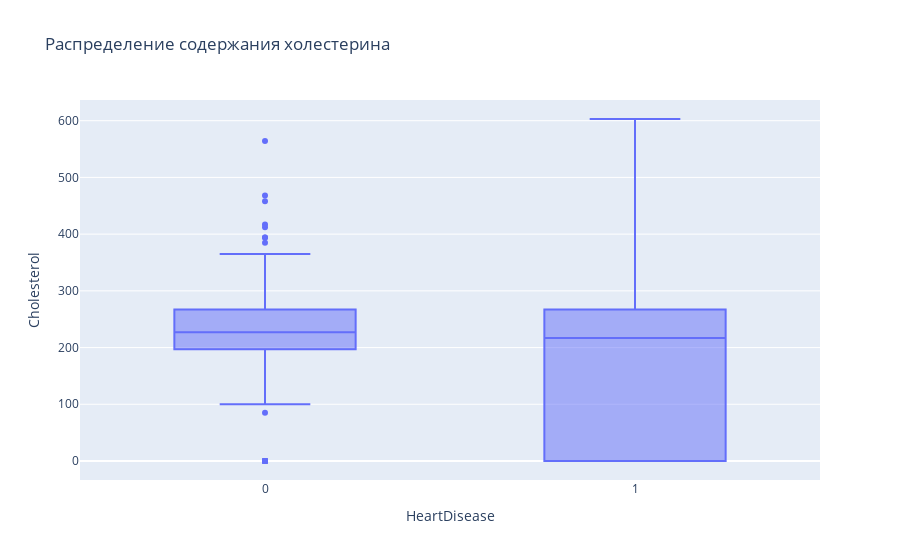

The notebook cell this image was saved under:
### Code cell
fig = px.box(df,y="Cholesterol",x="HeartDisease",title=f"Распределение содержания холестерина")
fig.show()

### Figure 1 — Plotly figure (JSON) as saved in the notebook; plotly's stock layout.template omitted (floating-point values rounded to 4 significant figures; data arrays with more than 128 entries replaced by an {"elided": "..."} marker saying what was removed)
{"data": [{"alignmentgroup": "True", "hovertemplate": "HeartDisease=%{x}<br>Cholesterol=%{y}<extra></extra>", "legendgroup": "", "marker": {"color": "#636efa"}, "name": "", "notched": false, "offsetgroup": "", "orientation": "v", "showlegend": false, "type": "box", "x": {"elided": "918 int values"}, "x0": " ", "xaxis": "x", "y": {"elided": "918 int values"}, "y0": " ", "yaxis": "y"}], "layout": {"boxmode": "group", "legend": {"tracegroupgap": 0}, "title": {"text": "Распределение содержания холестерина"}, "xaxis": {"anchor": "y", "domain": [0, 1], "title": {"text": "HeartDisease"}}, "yaxis": {"anchor": "x", "domain": [0, 1], "title": {"text": "Cholesterol"}}}}
